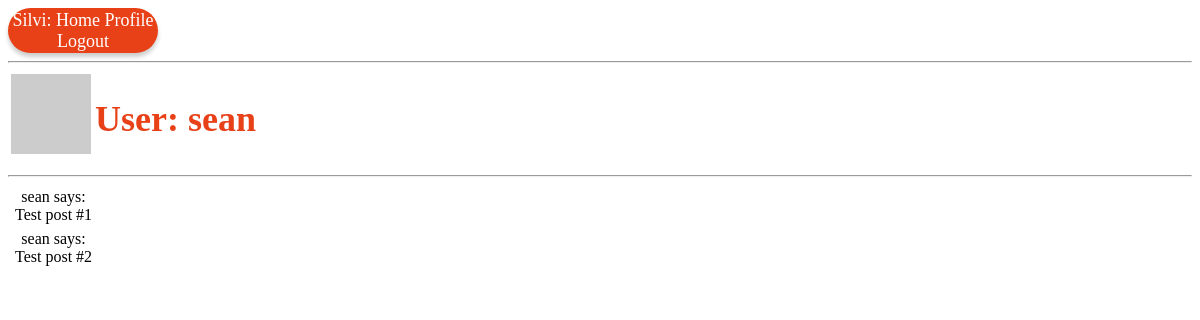
Page /user/sean (signed in) on the committed database.
### app/models.py (models this page shows, shortened)
class User(UserMixin, db.Model):
    id = db.Column(db.Integer, primary_key=True)
    username = db.Column(db.String(64), index=True, unique=True)
    email = db.Column(db.String(120), index=True, unique=True)
    password_hash = db.Column(db.String(128))
    posts = db.relationship('Post', backref='author', lazy='dynamic')
    about_me = db.Column(db.String(140))
    last_seen = db.Column(db.DateTime, default=datetime.utcnow)
    def avatar(self, size):
        digest = md5(self.email.lower().encode('utf-8')).hexdigest()
        return 'https://www.gravatar.com/avatar/{}?d=identicon&s={}'.format(
            digest, size)

### app/routes.py (the view)
@app.route('/user/<username>')
@login_required
def user(username):
    user = User.query.filter_by(username=username).first_or_404()
    posts = [
        {'author': user, 'body': 'Test post #1'},
        {'author': user, 'body': 'Test post #2'}
    ]
    return render_template('user.html',user=user, posts=posts)

### app/models.py (called while the page is built)
@login.user_loader
def load_user(id):
    return User.query.get(int(id))

### app/routes.py (called while the page is built)
@app.before_request
def before_requiest():
    if current_user.is_authenticated:
        current_user.last_seen = datetime.utcnow()
        db.session.commit()

### app/templates/user.html (shortened to what this page needs)
{% extends "base.html" %}
{% block content %}
    <table>
        <tr valign="top">
            <td><img src="{{ user.avatar(128) }}"</td>
            <td><h1>User: {{ user.username }}</h1>
            </td>
        </tr>
    </table>
    <hr>
    {% for post in posts %}
        {% include '_post.html' %}
    {% endfor %}
{% endblock %}

### app/templates/_post.html
<table>
    <tr valign="top">
        <td><img src=""{{ post.author.avatar(36) }}"></td>
        <td>{{ post.author.username }} says:<br>{{ post.body }}</td>
    </tr>
</table>

### app/static/css/silvi.css (style rules this page uses)
body { text-align: center; }
h1 { font-family: Work Sans; font-weight: 600; font-size: 36px; color: #E84118; }

### rows in the picture
User: username "sean", author.username "sean" "sean"

### other values in the picture
{{ post.body }} "Test post #1" "Test post #2"
